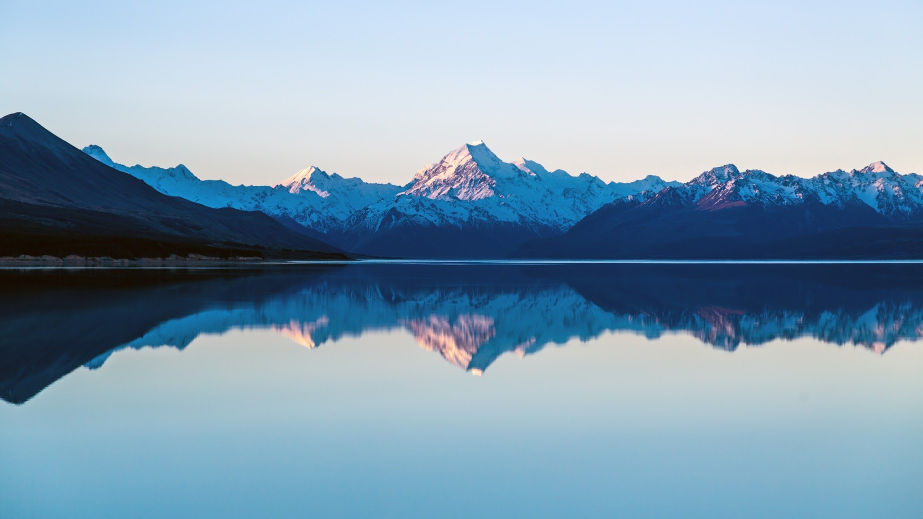
#> input picture image/a.jpg, 1845 x 1038 px (shown at 1/2 size)
$ python hist_mask.py
#> lines starting #> are read from the running program, lines starting #| are printed output that depends on the picture
import cv2
import numpy as np
from matplotlib import pyplot as plt

img = cv2.imread("./image/a.jpg",1)
#> img is the input picture: shape (1038, 1845, 3); mean B, G, R 179.1, 158.3, 130.4
img = cv2.resize(img,(640,480))
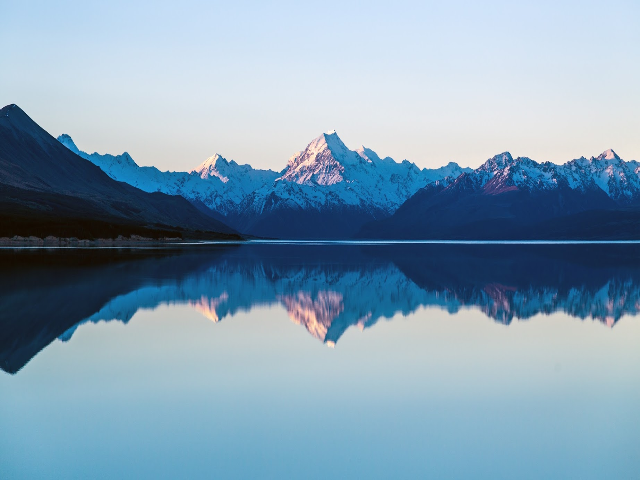
#> img: shape (480, 640, 3); mean B, G, R 179, 158.3, 130.4

mask = np.zeros(img.shape[:2],np.uint8)
mask[100:300, 100:400] = 255
mask_img = cv2.bitwise_and(img,img,mask=mask)
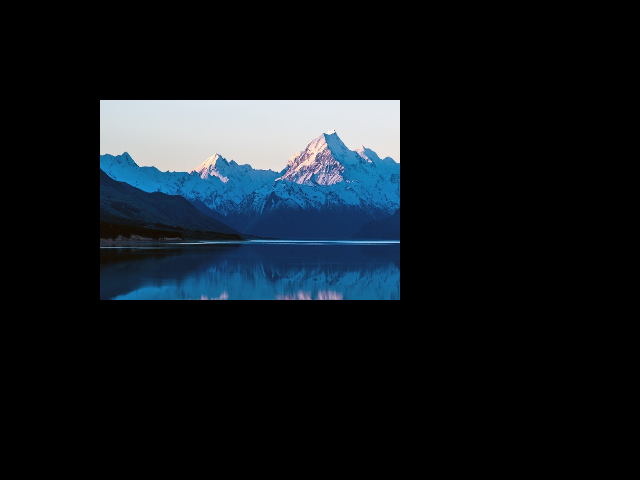
#> mask_img: shape (480, 640, 3); mean B, G, R 28.8, 23.4, 17.1
hist_full = cv2.calcHist([img],[0],None,[256],[0,256])
#> hist_full = 256 values, max 10885 at index 203, min 0 at index 253, mean 1200
hist_mask = cv2.calcHist([img],[0],mask,[256],[0,256])
#> hist_mask = 256 values, max 990 at index 229, min 0 at index 250, mean 234.4
plt.subplot(221)
plt.imshow(img,"gray")

plt.subplot(222)
plt.imshow(mask,"gray")

plt.subplot(223)
plt.imshow(mask_img,"gray")

plt.subplot(224)
plt.plot(hist_full)
plt.plot(hist_mask)
plt.xlim([0,256])
plt.show()
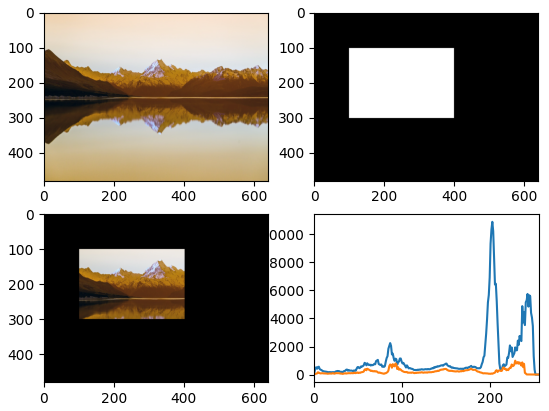
#> figure drawn by matplotlib, 4 panels; B, G, R data is drawn as R, G, B; panel 4: curve peaks at x = 203, y = 10885; panel 4: curve peaks at x = 229, y = 990
